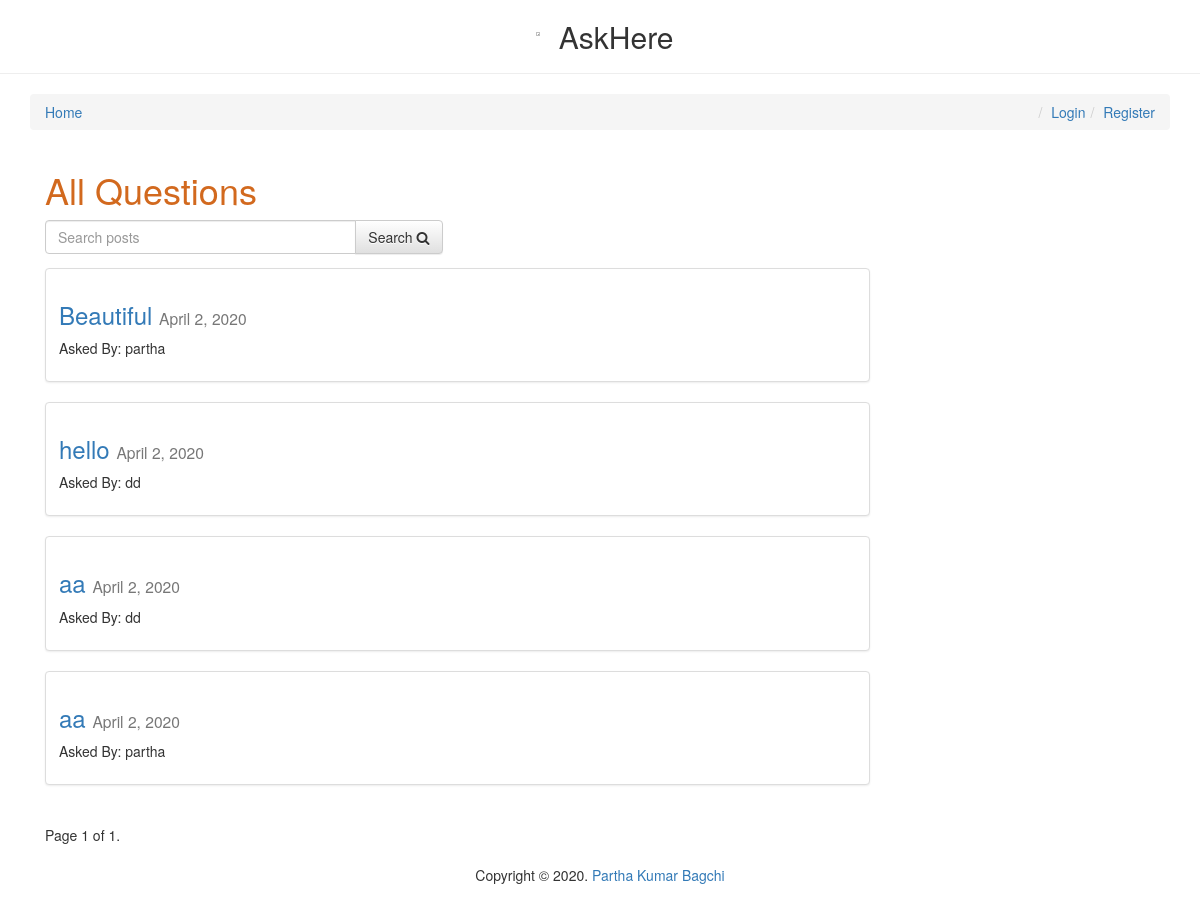
Before: / with the older database file.
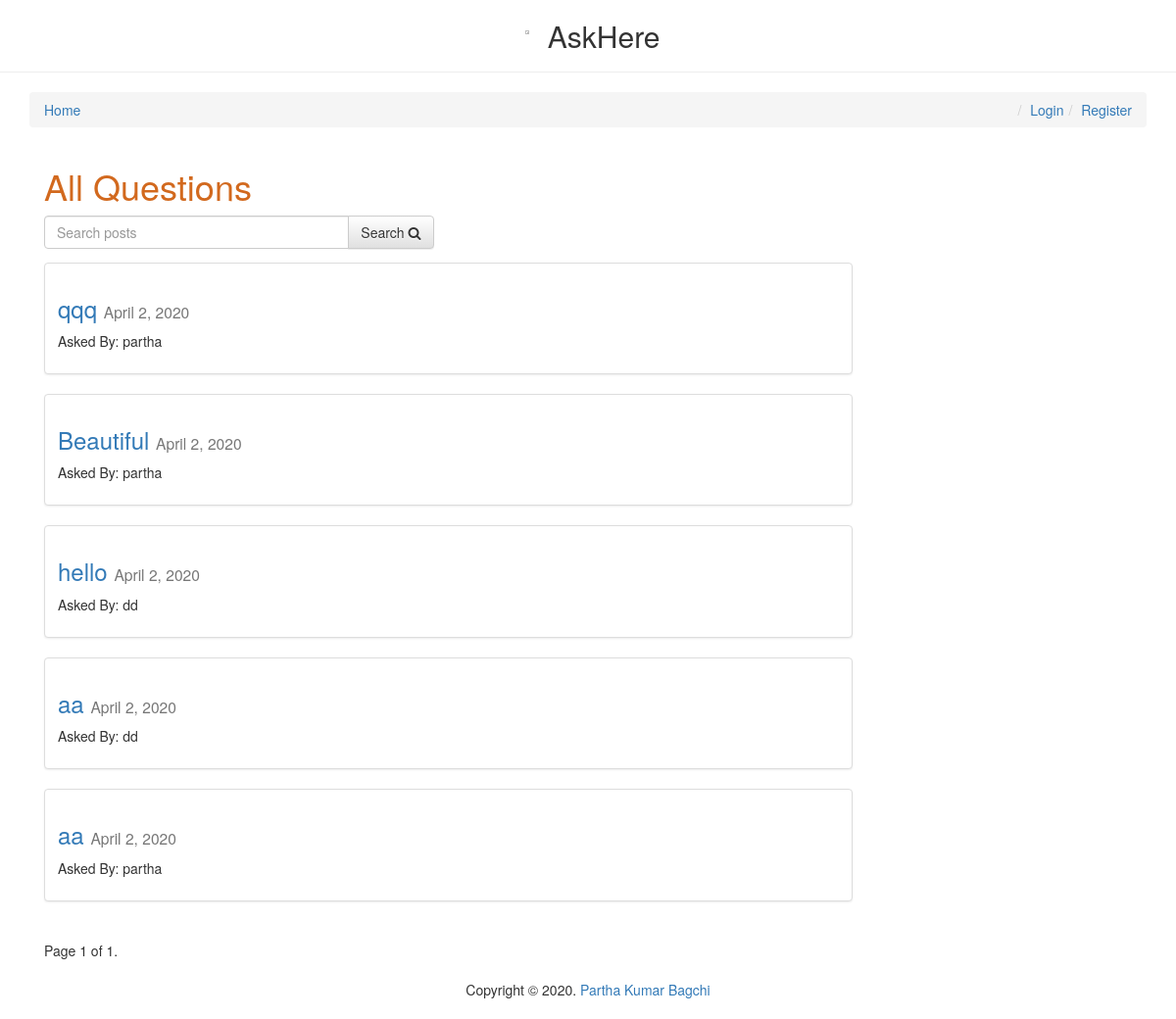
After: the same page with the newer database file.
### posts/models.py (models this page shows, shortened)
class Post(models.Model):
    user = models.ForeignKey(User, default=1)
    title = models.CharField(max_length=120)
    slug = models.SlugField(unique=True)
    image = models.ImageField(upload_to=upload_location,
            null=True,
            blank=True)
    height_field = models.IntegerField(default=50)
    width_field = models.IntegerField(default=100)
    content = models.TextField()
    draft = models.BooleanField(default=False)
    publish = models.DateField(auto_now=False, auto_now_add=True)
    read_time =  models.IntegerField(default=0)
    updated = models.DateTimeField(auto_now=True, auto_now_add=False)
    timestamp = models.DateTimeField(auto_now=False, auto_now_add=True)
    objects = PostManager()
    def get_absolute_url(self):
        return reverse("posts:detail", kwargs={"slug": self.slug})
    class Meta:
        ordering = ["-timestamp", "-updated"]

### posts/views.py (the view, shortened to what this page needs)
# urls.py: url(r'^$', post_list, name='list'),
def post_list(request):
	today = timezone.now().date()
	queryset_list = Post.objects.active() #.order_by("-timestamp")
	if request.user.is_staff or request.user.is_superuser:
		queryset_list = Post.objects.all()
	query = request.GET.get("q")
	paginator = Paginator(queryset_list, 10) # Show 25 contacts per page
	page_request_var = "page"
	page = request.GET.get(page_request_var)
	try:
		queryset = paginator.page(page)
	except PageNotAnInteger:
		queryset = paginator.page(1)
	except EmptyPage:
		queryset = paginator.page(paginator.num_pages)
	context = {
		"object_list": queryset,
		"title": "All Questions",
		"page_request_var": page_request_var,
		"today": today,
		"check_user":request.user,
	}
	return render(request, "post_list.html", context)

### posts/models.py (called while the page is built)
    def active(self, *args, **kwargs):
        return super(PostManager, self).filter(draft=False).filter(publish__lte=timezone.now())

### templates/post_list.html (shortened to what this page needs)
{% extends "base.html" %}
{% block content %}
<div class='col-sm-9 col-sm-offset-0.1'>
    <h1 style="color:chocolate;">{{ title }}</h1>
<form method='GET' action='' class='row'>
        <div class='col-sm-6'>
            <div class='input-group'>
                <input class='form-control' type='text' name='q' placeholder='Search posts' value='{{ request.GET.q }}'/>
                <span class='input-group-btn'>
                    <button class='btn btn-default' type='submit'>Search <i class="fa fa-search"></i></button>
                </span>
            </div>
        </div>
</form>
{% for obj in object_list %}
<div class="row">
  <div class="col-sm-12">
    <div class="thumbnail">
      <div class="caption post-detail-item">
        <h3 style="color:chocolate;"><a href='{{ obj.get_absolute_url }}'>{{ obj.title }}</a> <small>{{ obj.publish }}</small></h3>
        {% if obj.user %}<p>Asked By: {{ obj.user }}</p>{% endif %}
      </div>
    </div>
  </div>
</div>
{% endfor %}
<div class="pagination">
    <span class="step-links">
        <span class="current">
            Page {{ object_list.number }} of {{ object_list.paginator.num_pages }}.
        </span>
    </span>
</div>
</div>
{% endblock content %}

### templates/base.html (shortened to what this page needs)
{% load staticfiles %}
<html>
<head>
<link rel="stylesheet" href="https://maxcdn.bootstrapcdn.com/bootstrap/3.3.6/css/bootstrap.min.css">
<link rel="stylesheet" href="https://maxcdn.bootstrapcdn.com/bootstrap/3.3.6/css/bootstrap-theme.min.css">
<link rel='stylesheet' href='https://maxcdn.bootstrapcdn.com/font-awesome/4.5.0/css/font-awesome.min.css' >
<link rel='stylesheet' href='{% static "css/base.css" %}' />
</head>
<body>
<h2 style="text-align:center;"><img id = "logo-img"src = "https://encrypted-tbn0.gstatic.com/images?q=tbn:ANd9GcSQ2vdC6EB3OH38pi6EdS_ncDLnqh03NP25OKcbEwOTW37yHGyo">  </img>AskHere</h2>
<hr/>
<div class='container'>
    <ol class='breadcrumb'>
        <li><a href='{% url "posts:list" %}'>Home</a></li>
        {% if not request.user.is_authenticated %}
        <li class='pull-right'><a href='{% url "register" %}'>Register</a></li>
        <li class='pull-right'><a href='{% url "login" %}'>Login</a></li>
        {% else %}
        <li class='pull-right'><a href='{% url "logout" %}'>Logout</a></li>
        <li class='pull-right'>{{request.user}}</li>
        {% endif %}
    </ol>
{% block content %}{% endblock content %}
</div>
<footer class="page-footer font-small blue">
    <div class="footer-copyright text-center py-3">Copyright © 2020.
      <a href="https://github.com/pkbagchi"> Partha Kumar Bagchi</a>
    </div>
  <br>
  </footer>
</body>
</html>

### static/css/base.css (style rules this page uses)
h1 { color: #777777; }

Changed rows visible on the page:
added Post: title "qqq", publish "April 2, 2020", user "partha"
